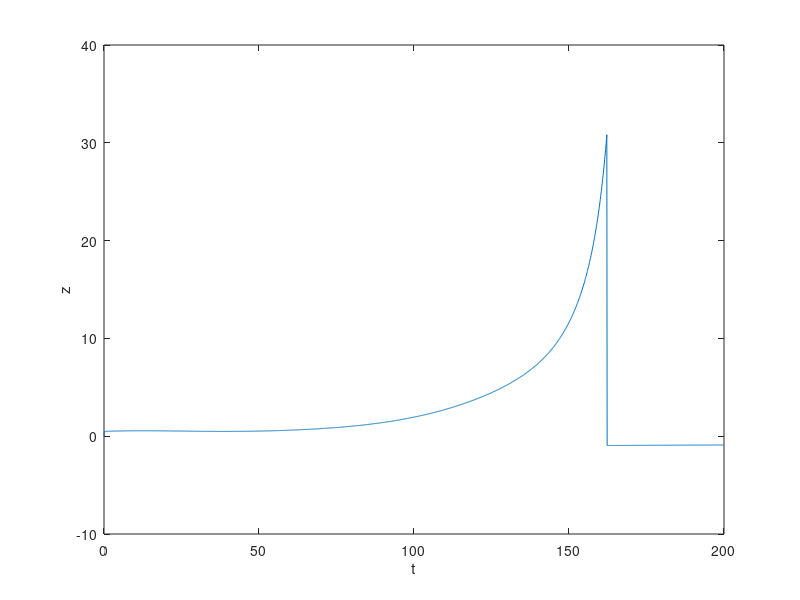

The MATLAB source for this figure:
%%%%%%%%%%%%%%%%%%%%%%%%%%%%%%%%%%%%%%%%%%%%%%%%%%%%
% RocketMan! 
% Describes the trajectory of a rocket shot vertically upward
% 
% NOTE: clear variables before each run
%%%%%%%%%%%%%%%%%%%%%%%%%%%%%%%%%%%%%%%%%%%%%%%%%%%%



%static variables
ve=2500;
dm=251; md=20000;
G=6.67*10^-11; RE=6371000; ME=5.972*10^24;
A= 113;


%initialise values at t=0
z0=0;
v0=0;
m0=407000;
tau = 0.1; %interval
maxstep = 2000; % no. of iterations
%%%%%%%%%%%%%%%%%%%%%%%%%%%%%%%%%%%%%%%%%%%%%%%%%%%%

%assigning variables to init values
z=z0; v=v0; mf=m0; a=0;


for istep=1:maxstep
    
    t = (istep-1)*tau; 
    m=mf+md;
    rho=(1.225*exp(-(z)/8780));
    xplot(istep) = t;
%     yplot(istep) = z;
    yplot(istep) = a/9.81;
    yplot2(istep) = 0.5*rho*v^2;
   

    % while mf > 0
    if( mf > 0 )
        a_prime = ve*(dm/tau)/m - G*ME/((z+RE)^2) - (0.5*0.82*rho*A*v^2)/m;
        if (a_prime>0)
            a = a_prime;
        else
            a = 0;
        end
        mf = mf-dm;
    else
        a= -G*ME/((z+RE)^2) - (0.5*0.82*rho*A*v^2)/m;
    end
    v = v+a*tau;
    z = z+v*tau;
end

plot1=plot(xplot,yplot,'-');
%plot2=plot(xplot,yplot2,'x');
xlabel('t'); ylabel('z');












%%%%%%%%%%%%%%%%%%%%%%%%%%%%%%%%%%%%%%%%%%%%%%%%%%%%
% Changelog:
% 1.0 Initialise program. Basic acceleration
% 1.1 Added in dry mass and gravitational potential
% 1.2 Added in real world values (Falcon Heavy)
% 1.3 Added in drag force
% 1.4 Verified with Falcon Heavy
%%%%%%%%%%%%%%%%%%%%%%%%%%%%%%%%%%%%%%%%%%%%%%%%%%%%
